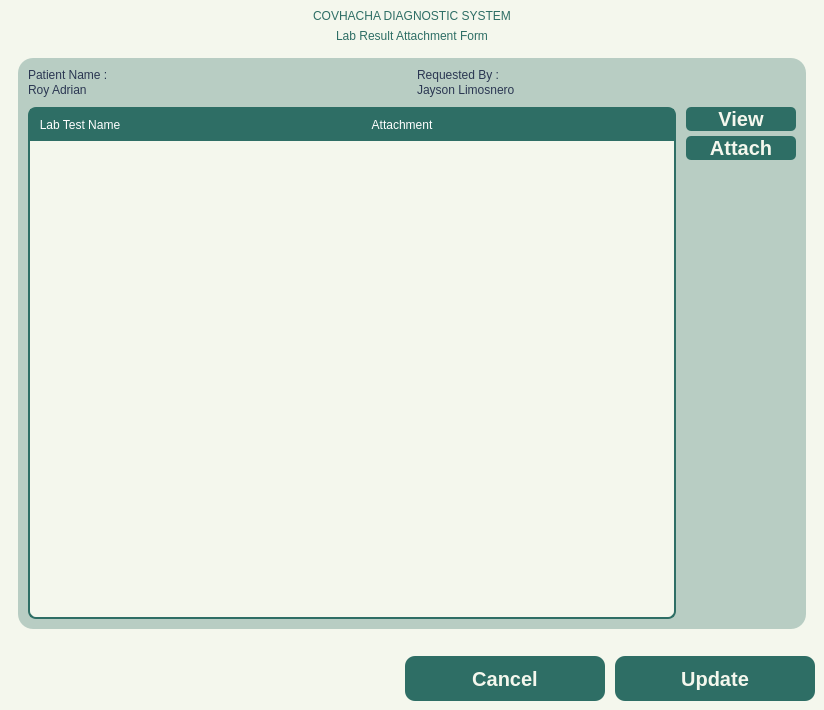
<?xml version="1.0" encoding="UTF-8"?>
<ui version="4.0">
 <class>Form</class>
 <widget class="QWidget" name="Form">
  <property name="geometry">
   <rect>
    <x>0</x>
    <y>0</y>
    <width>824</width>
    <height>710</height>
   </rect>
  </property>
  <property name="windowTitle">
   <string>Form</string>
  </property>
  <property name="styleSheet">
   <string notr="true">*{
	padding: 0px;
	margin: 0px;
	border: 0px;
	background-color: #F4F7ED;
}

</string>
  </property>
  <layout class="QVBoxLayout" name="verticalLayout">
   <property name="spacing">
    <number>0</number>
   </property>
   <property name="leftMargin">
    <number>0</number>
   </property>
   <property name="topMargin">
    <number>0</number>
   </property>
   <property name="rightMargin">
    <number>0</number>
   </property>
   <property name="bottomMargin">
    <number>0</number>
   </property>
   <item>
    <widget class="QWidget" name="Header" native="true">
     <property name="sizePolicy">
      <sizepolicy hsizetype="Expanding" vsizetype="Preferred">
       <horstretch>0</horstretch>
       <verstretch>0</verstretch>
      </sizepolicy>
     </property>
     <property name="styleSheet">
      <string notr="true">QLabel {
	font: bold 20pt &quot;Satoshi Black&quot;;
	color: #2E6E65;
    qproperty-wordWrap: true;
	background: transparent;
}
#Subheader {
	font: 500 14pt &quot;Satoshi Medium&quot;;
}</string>
     </property>
     <layout class="QVBoxLayout" name="verticalLayout_2">
      <item>
       <widget class="QLabel" name="Title">
        <property name="text">
         <string>COVHACHA DIAGNOSTIC SYSTEM</string>
        </property>
        <property name="alignment">
         <set>Qt::AlignCenter</set>
        </property>
       </widget>
      </item>
      <item>
       <widget class="QLabel" name="Subheader">
        <property name="text">
         <string>Lab Result Attachment Form</string>
        </property>
        <property name="alignment">
         <set>Qt::AlignCenter</set>
        </property>
       </widget>
      </item>
      <item>
       <widget class="QFrame" name="frame">
        <property name="frameShape">
         <enum>QFrame::StyledPanel</enum>
        </property>
        <property name="frameShadow">
         <enum>QFrame::Raised</enum>
        </property>
        <layout class="QVBoxLayout" name="verticalLayout_7">
         <item>
          <widget class="QWidget" name="Body" native="true">
           <property name="sizePolicy">
            <sizepolicy hsizetype="Expanding" vsizetype="Preferred">
             <horstretch>0</horstretch>
             <verstretch>0</verstretch>
            </sizepolicy>
           </property>
           <property name="styleSheet">
            <string notr="true">QLabel {
	font: 300 12pt &quot;Lexend Light&quot;;
	color: #2b3752;
}
#Patient, #Doctor {
	font: 14pt &quot;Lexend SemiBold&quot;;
	color: #2b3752;
}
#StaffTypeCon, #StaffNameCon, #StaffInfoCon, #SpecializationCon {
	background-color: transparent;
}
*{
	background-color: transparent;
}
#Body {
	background-color: rgba(46, 110, 101, 77);
	border-radius: 15px;
}



</string>
           </property>
           <layout class="QVBoxLayout" name="verticalLayout_6">
            <property name="spacing">
             <number>10</number>
            </property>
            <property name="leftMargin">
             <number>10</number>
            </property>
            <property name="topMargin">
             <number>10</number>
            </property>
            <property name="rightMargin">
             <number>10</number>
            </property>
            <property name="bottomMargin">
             <number>10</number>
            </property>
            <item>
             <widget class="QWidget" name="widget_3" native="true">
              <layout class="QHBoxLayout" name="horizontalLayout_3">
               <property name="spacing">
                <number>10</number>
               </property>
               <property name="leftMargin">
                <number>0</number>
               </property>
               <property name="topMargin">
                <number>0</number>
               </property>
               <property name="rightMargin">
                <number>0</number>
               </property>
               <property name="bottomMargin">
                <number>0</number>
               </property>
               <item>
                <widget class="QWidget" name="widget_5" native="true">
                 <layout class="QVBoxLayout" name="verticalLayout_3">
                  <property name="spacing">
                   <number>1</number>
                  </property>
                  <property name="leftMargin">
                   <number>0</number>
                  </property>
                  <property name="topMargin">
                   <number>0</number>
                  </property>
                  <property name="rightMargin">
                   <number>0</number>
                  </property>
                  <property name="bottomMargin">
                   <number>0</number>
                  </property>
                  <item>
                   <widget class="QLabel" name="Title_2">
                    <property name="text">
                     <string>Patient Name :</string>
                    </property>
                   </widget>
                  </item>
                  <item>
                   <widget class="QLabel" name="Patient">
                    <property name="text">
                     <string>Roy Adrian</string>
                    </property>
                   </widget>
                  </item>
                 </layout>
                </widget>
               </item>
               <item>
                <widget class="QWidget" name="widget_6" native="true">
                 <layout class="QVBoxLayout" name="verticalLayout_4">
                  <property name="spacing">
                   <number>1</number>
                  </property>
                  <property name="leftMargin">
                   <number>0</number>
                  </property>
                  <property name="topMargin">
                   <number>0</number>
                  </property>
                  <property name="rightMargin">
                   <number>0</number>
                  </property>
                  <property name="bottomMargin">
                   <number>0</number>
                  </property>
                  <item>
                   <widget class="QLabel" name="label_3">
                    <property name="text">
                     <string>Requested By :</string>
                    </property>
                   </widget>
                  </item>
                  <item>
                   <widget class="QLabel" name="Doctor">
                    <property name="text">
                     <string>Jayson Limosnero</string>
                    </property>
                   </widget>
                  </item>
                 </layout>
                </widget>
               </item>
              </layout>
             </widget>
            </item>
            <item>
             <widget class="QWidget" name="widget_4" native="true">
              <property name="styleSheet">
               <string notr="true">QPushButton {
	font: 900 10pt &quot;Satoshi Black&quot;;
	background-color:  #2E6E65;
	border-radius: 5px;
	font-weight: bold;
	font-size: 20px;
	color: #F4F7ED;
	text-align: center;
}</string>
              </property>
              <layout class="QHBoxLayout" name="horizontalLayout_4">
               <property name="spacing">
                <number>10</number>
               </property>
               <property name="leftMargin">
                <number>0</number>
               </property>
               <property name="topMargin">
                <number>0</number>
               </property>
               <property name="rightMargin">
                <number>0</number>
               </property>
               <property name="bottomMargin">
                <number>0</number>
               </property>
               <item>
                <widget class="QTableWidget" name="LabTable">
                 <property name="styleSheet">
                  <string notr="true">QTableWidget {
	background-color: #F4F7ED;
	gridline-color: transparent;
	border-radius: 8px;
	border: 2px solid #2E6E65;
}
QTableWidget::item {
	border: none;
	font:500 16pt &quot;Satoshi&quot;;
	color: #2B3752;
}
QTableWidget::item:selected {
	background-color: rgba(46, 110, 101, 0.3);
}
QTableWidget QHeaderView::section {
	background-color: #2E6E65;
	color: white;
	padding: 5px;
	font: 700 15pt &quot;Satoshi&quot;;
	border: 2px solid #2E6E65;
}</string>
                 </property>
                 <attribute name="horizontalHeaderStretchLastSection">
                  <bool>true</bool>
                 </attribute>
                 <attribute name="verticalHeaderStretchLastSection">
                  <bool>false</bool>
                 </attribute>
                 <column>
                  <property name="text">
                   <string>Lab Test Name</string>
                  </property>
                 </column>
                 <column>
                  <property name="text">
                   <string>Attachment</string>
                  </property>
                 </column>
                </widget>
               </item>
               <item alignment="Qt::AlignTop">
                <widget class="QWidget" name="widget_2" native="true">
                 <property name="sizePolicy">
                  <sizepolicy hsizetype="Fixed" vsizetype="Preferred">
                   <horstretch>0</horstretch>
                   <verstretch>0</verstretch>
                  </sizepolicy>
                 </property>
                 <property name="minimumSize">
                  <size>
                   <width>110</width>
                   <height>0</height>
                  </size>
                 </property>
                 <layout class="QVBoxLayout" name="verticalLayout_5">
                  <property name="spacing">
                   <number>5</number>
                  </property>
                  <property name="leftMargin">
                   <number>0</number>
                  </property>
                  <property name="topMargin">
                   <number>0</number>
                  </property>
                  <property name="rightMargin">
                   <number>0</number>
                  </property>
                  <property name="bottomMargin">
                   <number>0</number>
                  </property>
                  <item>
                   <widget class="QPushButton" name="View">
                    <property name="text">
                     <string>View</string>
                    </property>
                   </widget>
                  </item>
                  <item>
                   <widget class="QPushButton" name="Attach">
                    <property name="text">
                     <string>Attach</string>
                    </property>
                   </widget>
                  </item>
                 </layout>
                </widget>
               </item>
              </layout>
             </widget>
            </item>
           </layout>
          </widget>
         </item>
        </layout>
       </widget>
      </item>
     </layout>
    </widget>
   </item>
   <item>
    <widget class="QWidget" name="Buttons" native="true">
     <property name="sizePolicy">
      <sizepolicy hsizetype="Expanding" vsizetype="Preferred">
       <horstretch>0</horstretch>
       <verstretch>0</verstretch>
      </sizepolicy>
     </property>
     <layout class="QHBoxLayout" name="horizontalLayout">
      <item alignment="Qt::AlignRight">
       <widget class="QWidget" name="widget" native="true">
        <property name="sizePolicy">
         <sizepolicy hsizetype="Fixed" vsizetype="Preferred">
          <horstretch>0</horstretch>
          <verstretch>0</verstretch>
         </sizepolicy>
        </property>
        <property name="maximumSize">
         <size>
          <width>500</width>
          <height>16777215</height>
         </size>
        </property>
        <layout class="QHBoxLayout" name="horizontalLayout_2">
         <property name="spacing">
          <number>10</number>
         </property>
         <property name="leftMargin">
          <number>0</number>
         </property>
         <property name="topMargin">
          <number>0</number>
         </property>
         <property name="rightMargin">
          <number>0</number>
         </property>
         <property name="bottomMargin">
          <number>0</number>
         </property>
         <item>
          <widget class="QPushButton" name="Cancel">
           <property name="sizePolicy">
            <sizepolicy hsizetype="Fixed" vsizetype="Preferred">
             <horstretch>0</horstretch>
             <verstretch>0</verstretch>
            </sizepolicy>
           </property>
           <property name="minimumSize">
            <size>
             <width>200</width>
             <height>45</height>
            </size>
           </property>
           <property name="maximumSize">
            <size>
             <width>200</width>
             <height>45</height>
            </size>
           </property>
           <property name="styleSheet">
            <string notr="true">QPushButton {
	font: 900 10pt &quot;Satoshi Black&quot;;
	background-color:  #2E6E65;
	border-radius: 10px;
	font-weight: bold;
	font-size: 20px;
	color: #F4F7ED;
}</string>
           </property>
           <property name="text">
            <string>Cancel</string>
           </property>
          </widget>
         </item>
         <item>
          <widget class="QPushButton" name="UpdateButton">
           <property name="sizePolicy">
            <sizepolicy hsizetype="Expanding" vsizetype="Preferred">
             <horstretch>0</horstretch>
             <verstretch>0</verstretch>
            </sizepolicy>
           </property>
           <property name="minimumSize">
            <size>
             <width>200</width>
             <height>45</height>
            </size>
           </property>
           <property name="maximumSize">
            <size>
             <width>200</width>
             <height>45</height>
            </size>
           </property>
           <property name="styleSheet">
            <string notr="true">QPushButton {
	font: 900 10pt &quot;Satoshi Black&quot;;
	background-color:  #2E6E65;
	border-radius: 10px;
	font-weight: bold;
	font-size: 20px;
	color: #F4F7ED;
}</string>
           </property>
           <property name="text">
            <string>Update</string>
           </property>
          </widget>
         </item>
        </layout>
       </widget>
      </item>
     </layout>
    </widget>
   </item>
  </layout>
 </widget>
 <resources/>
 <connections/>
</ui>
